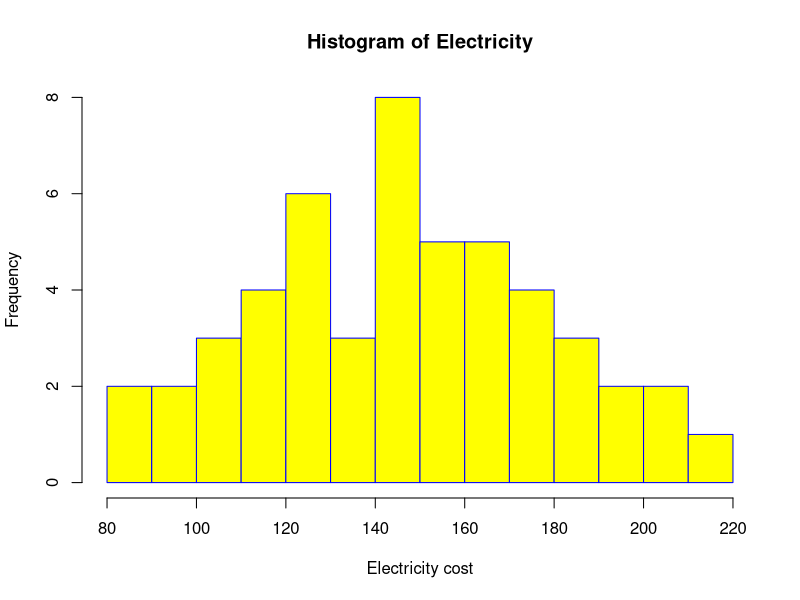

Source code (R): (Note: this script raises an error after producing the figure.)
Electricity<-c(96,171,202,178,147,102,153,197,127,82,157,185,90,116,172,111,148,213,130,165,141,149,206,175,123,128,144,168,109,167,95,163,150,154,130,143,187,166,139,149,108,119,183,151,114,135,191,137,129,158)
datapoints<-c(1:50)
Percentage<-c(Electricity/max(Electricity))
sortedElectricity<-sort(Electricity)
sortedPercentage<-c(sortedElectricity/max(Electricity))


numOfClass<-14

#histogram
hist(Electricity,xlab = "Electricity cost",col = "yellow",border = "blue",breaks=numOfClass)

#percentage polygon
plot(data, Percentage, type = "l",lwd = 3,col="blue")
polygon(c(1, datapoints, 50), c(0, Percentage, 0), col = "#1b98e0")

#cumulative polygon
plot(data, sortedPercentage, type = "l",lwd = 3,col="red")
polygon(c(1, data, 50), c(0, sortedPercentage, 0), col = "orange")


print(mean(Electricity))
print(median(Electricity))

#since the distribution is not significantly skewed to the left or right, then it can be represented by
f<-(mean(Electricity))
print(paste0("The most concentrated cost is ",f))


